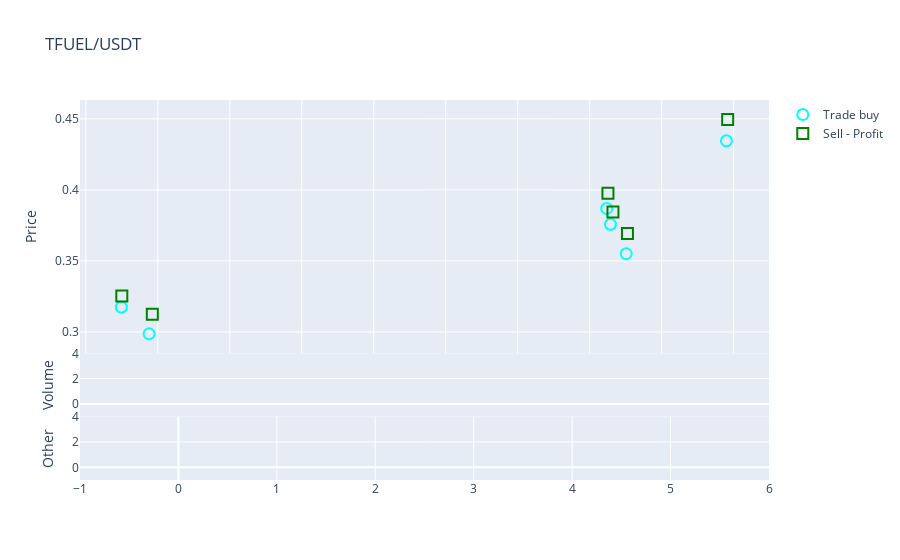

Notebook code cell kept with this figure:
### Code cell
# Show graph inline
graph.show()

### Figure 1 — Plotly figure (JSON) as saved in the notebook; plotly's stock layout.template omitted (floating-point values rounded to 4 significant figures)
{"data": [{"close": [], "high": [], "low": [], "name": "Price", "open": [], "type": "candlestick", "x": [], "xaxis": "x", "yaxis": "y"}, {"line": {"color": "rgba(255,255,255,0)"}, "showlegend": false, "type": "scatter", "x": [], "xaxis": "x", "y": [], "yaxis": "y"}, {"fill": "tonexty", "fillcolor": "rgba(0,176,246,0.2)", "line": {"color": "rgba(255,255,255,0)"}, "name": "Bollinger Band", "type": "scatter", "x": [], "xaxis": "x", "y": [], "yaxis": "y"}, {"marker": {"color": "cyan", "line": {"width": 2}, "size": 11, "symbol": "circle-open"}, "mode": "markers", "name": "Trade buy", "text": ["2.3%, signal_profit_u_1, 10 min", "4.4%, signal_profit_u_1, 65 min", "2.5%, signal_profit_u_1, 25 min", "2.1%, signal_profit_u_1, 50 min", "3.8%, signal_profit_u_1, 25 min", "3.2%, signal_profit_u_1, 25 min"], "type": "scatter", "x": ["2021-05-28T11:50:00+00:00", "2021-05-28T21:05:00+00:00", "2021-06-04T05:40:00+00:00", "2021-06-04T06:55:00+00:00", "2021-06-04T12:10:00+00:00", "2021-06-05T21:35:00+00:00"], "xaxis": "x", "y": [0.3174, 0.2987, 0.3869, 0.3757, 0.355, 0.4345], "yaxis": "y"}, {"marker": {"color": "green", "line": {"width": 2}, "size": 11, "symbol": "square-open"}, "mode": "markers", "name": "Sell - Profit", "text": ["2.3%, signal_profit_u_1, 10 min", "4.4%, signal_profit_u_1, 65 min", "2.5%, signal_profit_u_1, 25 min", "2.1%, signal_profit_u_1, 50 min", "3.8%, signal_profit_u_1, 25 min", "3.2%, signal_profit_u_1, 25 min"], "type": "scatter", "x": ["2021-05-28T12:00:00+00:00", "2021-05-28T22:10:00+00:00", "2021-06-04T06:05:00+00:00", "2021-06-04T07:45:00+00:00", "2021-06-04T12:35:00+00:00", "2021-06-05T22:00:00+00:00"], "xaxis": "x", "y": [0.3253, 0.3123, 0.3976, 0.3844, 0.3693, 0.4495], "yaxis": "y"}, {"marker": {"color": "red", "line": {"width": 2}, "size": 11, "symbol": "square-open"}, "mode": "markers", "name": "Sell - Loss", "text": [], "type": "scatter", "x": [], "xaxis": "x", "y": [], "yaxis": "y"}, {"marker": {"color": "DarkSlateGrey", "line": {"color": "DarkSlateGrey"}}, "name": "Volume", "type": "bar", "x": [], "xaxis": "x2", "y": [], "yaxis": "y2"}, {"mode": "lines", "name": "rsi", "type": "scatter", "x": [], "xaxis": "x3", "y": [], "yaxis": "y3"}], "layout": {"title": {"text": "TFUEL/USDT"}, "xaxis": {"anchor": "y", "domain": [0, 1], "matches": "x3", "rangeslider": {"visible": false}, "showticklabels": false}, "xaxis2": {"anchor": "y2", "domain": [0, 1], "matches": "x3", "showticklabels": false}, "xaxis3": {"anchor": "y3", "domain": [0, 1]}, "yaxis": {"anchor": "x", "domain": [0.3335, 1], "title": {"text": "Price"}}, "yaxis2": {"anchor": "x2", "domain": [0.1667, 0.3334], "title": {"text": "Volume"}}, "yaxis3": {"anchor": "x3", "domain": [0, 0.1666], "title": {"text": "Other"}}}}
